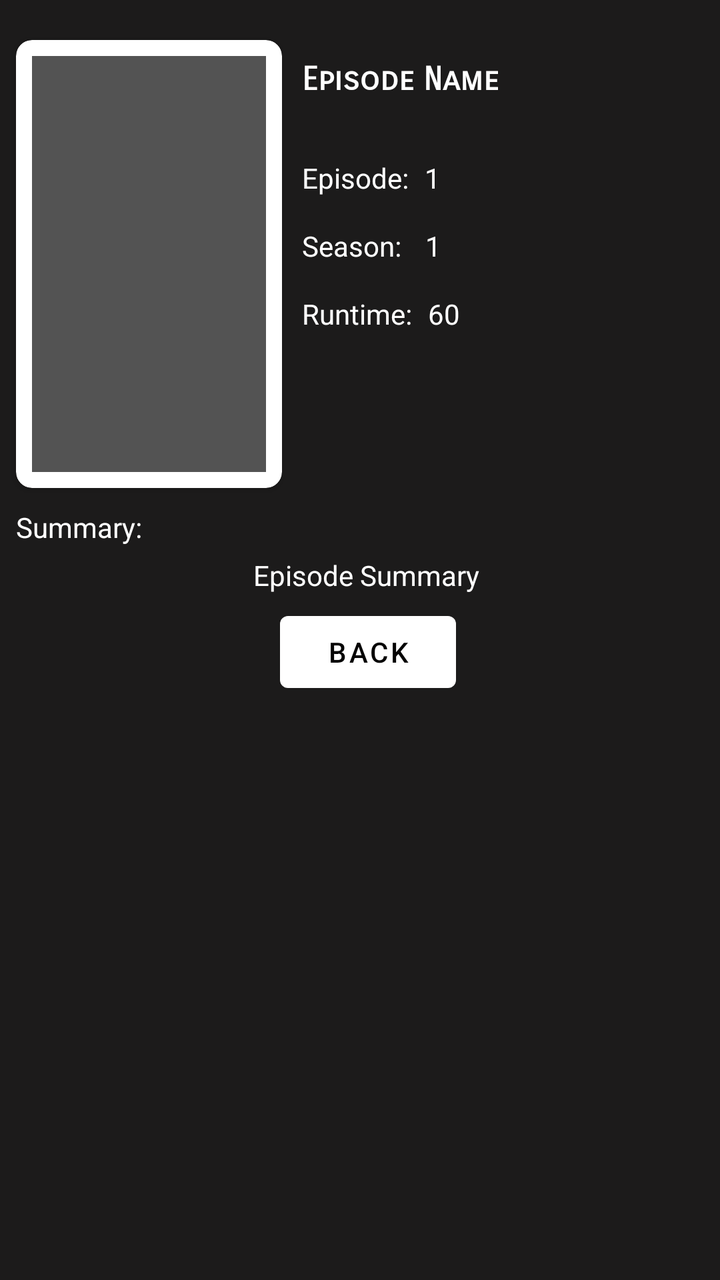
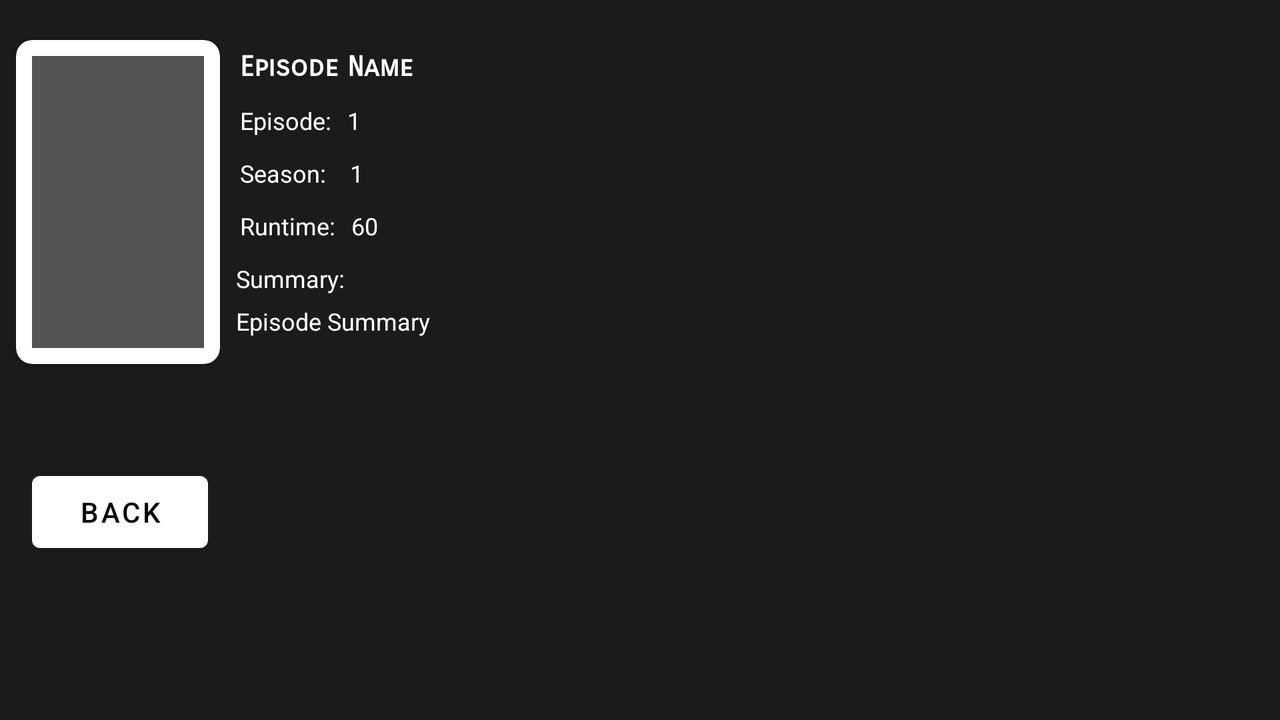

An Android layout and its configuration variant, each rendered on a device that would load it. The default file and the variant file are quoted in full after the pictures.
<!-- AndroidManifest.xml: application theme Theme.TvMazeApplication -->
<!-- res/layout/episodeinfo_activity.xml -->
<?xml version="1.0" encoding="utf-8"?>
<androidx.constraintlayout.widget.ConstraintLayout xmlns:android="http://schemas.android.com/apk/res/android"
    xmlns:app="http://schemas.android.com/apk/res-auto"
    xmlns:tools="http://schemas.android.com/tools"
    android:layout_width="match_parent"
    android:layout_height="match_parent"
    android:background="#1C1B1B">

    <androidx.cardview.widget.CardView
        android:id="@+id/cardView2"
        android:layout_width="wrap_content"
        android:layout_height="wrap_content"
        android:layout_marginStart="8dp"
        android:layout_marginTop="20dp"
        app:cardCornerRadius="8dp"
        app:layout_constraintStart_toStartOf="parent"
        app:layout_constraintTop_toTopOf="parent">

        <ImageView
            android:id="@+id/iv_ep_photo"
            android:layout_width="117dp"
            android:layout_height="208dp"
            android:layout_margin="8dp"
            android:background="#535353"
            tools:src="@tools:sample/avatars" />

    </androidx.cardview.widget.CardView>

    <TextView
        android:id="@+id/tv_episode_title_activity"
        android:layout_width="wrap_content"
        android:layout_height="wrap_content"
        android:layout_marginStart="10dp"
        android:layout_marginTop="10dp"
        android:fontFamily="sans-serif-smallcaps"
        android:text="Episode Name"
        android:textColor="@color/white"
        android:textSize="16sp"
        android:textStyle="bold"
        app:layout_constraintStart_toEndOf="@+id/cardView2"
        app:layout_constraintTop_toTopOf="@+id/cardView2" />

    <TextView
        android:id="@+id/textView"
        android:layout_width="wrap_content"
        android:layout_height="wrap_content"
        android:layout_marginStart="10dp"
        android:layout_marginTop="30dp"
        android:text="Episode:"
        android:textColor="@color/white"
        android:textSize="14sp"
        app:layout_constraintStart_toEndOf="@+id/cardView2"
        app:layout_constraintTop_toBottomOf="@+id/tv_episode_title_activity" />

    <TextView
        android:id="@+id/tv_number_activity"
        android:layout_width="wrap_content"
        android:layout_height="wrap_content"
        android:layout_marginStart="8dp"
        android:text="1"
        android:textColor="@color/white"
        android:textSize="14sp"
        app:layout_constraintStart_toEndOf="@+id/textView"
        app:layout_constraintTop_toTopOf="@+id/textView" />

    <TextView
        android:id="@+id/textView5"
        android:layout_width="wrap_content"
        android:layout_height="wrap_content"
        android:layout_marginTop="15dp"
        android:text="Season:"
        android:textColor="@color/white"
        android:textSize="14sp"
        app:layout_constraintStart_toStartOf="@+id/textView"
        app:layout_constraintTop_toBottomOf="@+id/textView" />

    <TextView
        android:id="@+id/tv_season_activity"
        android:layout_width="wrap_content"
        android:layout_height="wrap_content"
        android:layout_marginStart="12dp"
        android:layout_marginTop="15dp"
        android:text="1"
        android:textColor="@color/white"
        android:textSize="14sp"
        app:layout_constraintStart_toEndOf="@+id/textView5"
        app:layout_constraintTop_toBottomOf="@+id/tv_number_activity" />

    <TextView
        android:id="@+id/textView6"
        android:layout_width="wrap_content"
        android:layout_height="wrap_content"
        android:layout_marginTop="15dp"
        android:text="Runtime:"
        android:textColor="@color/white"
        android:textSize="14sp"
        app:layout_constraintStart_toStartOf="@+id/textView5"
        app:layout_constraintTop_toBottomOf="@+id/textView5" />

    <TextView
        android:id="@+id/tv_runtime_activity"
        android:layout_width="wrap_content"
        android:layout_height="wrap_content"
        android:layout_marginStart="8dp"
        android:layout_marginTop="15dp"
        android:text="60"
        android:textColor="@color/white"
        android:textSize="14sp"
        app:layout_constraintStart_toEndOf="@+id/textView6"
        app:layout_constraintTop_toBottomOf="@+id/tv_season_activity" />

    <TextView
        android:id="@+id/textView7"
        android:layout_width="wrap_content"
        android:layout_height="wrap_content"
        android:layout_marginTop="10dp"
        android:text="Summary:"
        android:textColor="@color/white"
        android:textSize="14sp"
        app:layout_constraintStart_toStartOf="@+id/cardView2"
        app:layout_constraintTop_toBottomOf="@+id/cardView2" />

    <TextView
        android:id="@+id/tv_epSummary_activity"
        android:layout_width="350dp"
        android:layout_height="wrap_content"
        android:layout_marginTop="5dp"
        android:text="Episode Summary"
        android:textColor="@color/white"
        android:textSize="14sp"
        android:textAlignment="center"
        app:layout_constraintStart_toStartOf="@+id/textView7"
        app:layout_constraintTop_toBottomOf="@+id/textView7" />

    <Button
        android:id="@+id/back_button"
        android:layout_width="wrap_content"
        android:layout_height="wrap_content"
        android:layout_marginTop="5dp"
        android:text="Back"
        android:textColor="#040303"
        app:backgroundTint="#FFFFFF"
        app:layout_constraintEnd_toEndOf="parent"
        app:layout_constraintStart_toStartOf="@+id/tv_epSummary_activity"
        app:layout_constraintTop_toBottomOf="@+id/tv_epSummary_activity" />

</androidx.constraintlayout.widget.ConstraintLayout>
<!-- resources referenced by this layout -->
<resources>
  <style name="Theme.TvMazeApplication" parent="Theme.MaterialComponents.DayNight.NoActionBar">
          
          <item name="colorPrimary">@color/purple_500</item>
          <item name="colorPrimaryVariant">@color/purple_700</item>
          <item name="colorOnPrimary">@color/white</item>
          
          <item name="colorSecondary">@color/teal_200</item>
          <item name="colorSecondaryVariant">@color/teal_700</item>
          <item name="colorOnSecondary">@color/black</item>
          
          <item name="android:statusBarColor" tools:targetApi="l">?attr/colorPrimaryVariant</item>
          
      </style>
</resources>
<!-- res/layout-land/episodeinfo_activity.xml (the repository's variant of the layout above) -->
<!-- drawn on the phone turned sideways -->
<?xml version="1.0" encoding="utf-8"?>
<androidx.constraintlayout.widget.ConstraintLayout xmlns:android="http://schemas.android.com/apk/res/android"
    xmlns:app="http://schemas.android.com/apk/res-auto"
    xmlns:tools="http://schemas.android.com/tools"
    android:layout_width="match_parent"
    android:layout_height="match_parent"
    android:background="#1C1B1B">

    <androidx.cardview.widget.CardView
        android:id="@+id/cardView2"
        android:layout_width="wrap_content"
        android:layout_height="wrap_content"
        android:layout_marginStart="8dp"
        android:layout_marginTop="20dp"
        app:cardCornerRadius="8dp"
        app:layout_constraintStart_toStartOf="parent"
        app:layout_constraintTop_toTopOf="parent">

        <ImageView
            android:id="@+id/iv_ep_photo"
            android:layout_width="86dp"
            android:layout_height="146dp"
            android:layout_margin="8dp"
            android:background="#535353"
            tools:src="@tools:sample/avatars" />

    </androidx.cardview.widget.CardView>

    <TextView
        android:id="@+id/tv_episode_title_activity"
        android:layout_width="wrap_content"
        android:layout_height="wrap_content"
        android:layout_marginStart="10dp"
        android:layout_marginTop="5dp"
        android:fontFamily="sans-serif-smallcaps"
        android:text="Episode Name"
        android:textColor="@color/white"
        android:textSize="14sp"
        android:textStyle="bold"
        app:layout_constraintStart_toEndOf="@+id/cardView2"
        app:layout_constraintTop_toTopOf="@+id/cardView2" />

    <TextView
        android:id="@+id/textView"
        android:layout_width="wrap_content"
        android:layout_height="wrap_content"
        android:layout_marginStart="10dp"
        android:layout_marginTop="10dp"
        android:text="Episode:"
        android:textColor="@color/white"
        android:textSize="12sp"
        app:layout_constraintStart_toEndOf="@+id/cardView2"
        app:layout_constraintTop_toBottomOf="@+id/tv_episode_title_activity" />

    <TextView
        android:id="@+id/tv_number_activity"
        android:layout_width="wrap_content"
        android:layout_height="wrap_content"
        android:layout_marginStart="8dp"
        android:text="1"
        android:textColor="@color/white"
        android:textSize="12sp"
        app:layout_constraintStart_toEndOf="@+id/textView"
        app:layout_constraintTop_toTopOf="@+id/textView" />

    <TextView
        android:id="@+id/textView5"
        android:layout_width="wrap_content"
        android:layout_height="wrap_content"
        android:layout_marginTop="10dp"
        android:text="Season:"
        android:textColor="@color/white"
        android:textSize="12sp"
        app:layout_constraintStart_toStartOf="@+id/textView"
        app:layout_constraintTop_toBottomOf="@+id/textView" />

    <TextView
        android:id="@+id/tv_season_activity"
        android:layout_width="wrap_content"
        android:layout_height="wrap_content"
        android:layout_marginStart="12dp"
        android:layout_marginTop="10dp"
        android:text="1"
        android:textColor="@color/white"
        android:textSize="12sp"
        app:layout_constraintStart_toEndOf="@+id/textView5"
        app:layout_constraintTop_toBottomOf="@+id/tv_number_activity" />

    <TextView
        android:id="@+id/textView6"
        android:layout_width="wrap_content"
        android:layout_height="wrap_content"
        android:layout_marginTop="10dp"
        android:text="Runtime:"
        android:textColor="@color/white"
        android:textSize="12sp"
        app:layout_constraintStart_toStartOf="@+id/textView5"
        app:layout_constraintTop_toBottomOf="@+id/textView5" />

    <TextView
        android:id="@+id/tv_runtime_activity"
        android:layout_width="wrap_content"
        android:layout_height="wrap_content"
        android:layout_marginStart="8dp"
        android:layout_marginTop="10dp"
        android:text="60"
        android:textColor="@color/white"
        android:textSize="12sp"
        app:layout_constraintStart_toEndOf="@+id/textView6"
        app:layout_constraintTop_toBottomOf="@+id/tv_season_activity" />

    <TextView
        android:id="@+id/textView7"
        android:layout_width="wrap_content"
        android:layout_height="wrap_content"
        android:text="Summary:"
        android:textColor="@color/white"
        android:textSize="12sp"
        android:layout_marginStart="8dp"
        android:layout_marginTop="10dp"
        app:layout_constraintStart_toEndOf="@+id/cardView2"
        app:layout_constraintTop_toBottomOf="@+id/textView6" />

    <TextView
        android:id="@+id/tv_epSummary_activity"
        android:layout_width="550dp"
        android:layout_height="wrap_content"
        android:layout_marginTop="5dp"
        android:inputType="textMultiLine"
        android:text="Episode Summary"
        android:textAlignment="viewStart"
        android:textColor="@color/white"
        android:textSize="12sp"
        app:layout_constraintStart_toStartOf="@+id/textView7"
        app:layout_constraintTop_toBottomOf="@+id/textView7" />

    <Button
        android:id="@+id/back_button"
        android:layout_width="wrap_content"
        android:layout_height="48dp"
        android:layout_marginStart="8dp"
        android:layout_marginTop="50dp"
        android:text="Back"
        android:textColor="#040303"
        app:backgroundTint="#FFFFFF"
        app:layout_constraintStart_toStartOf="@+id/cardView2"
        app:layout_constraintTop_toBottomOf="@+id/cardView2" />

</androidx.constraintlayout.widget.ConstraintLayout>
